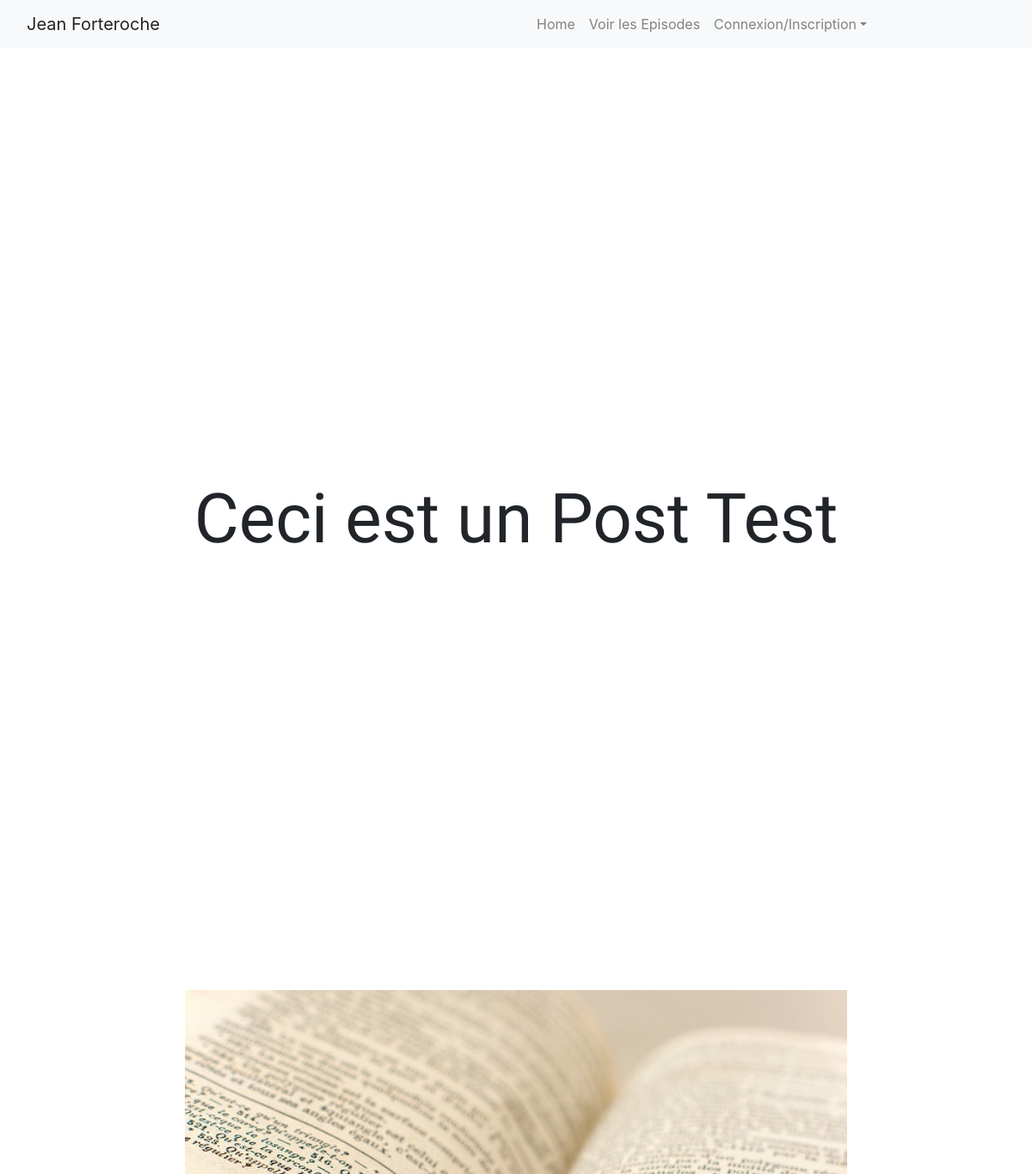
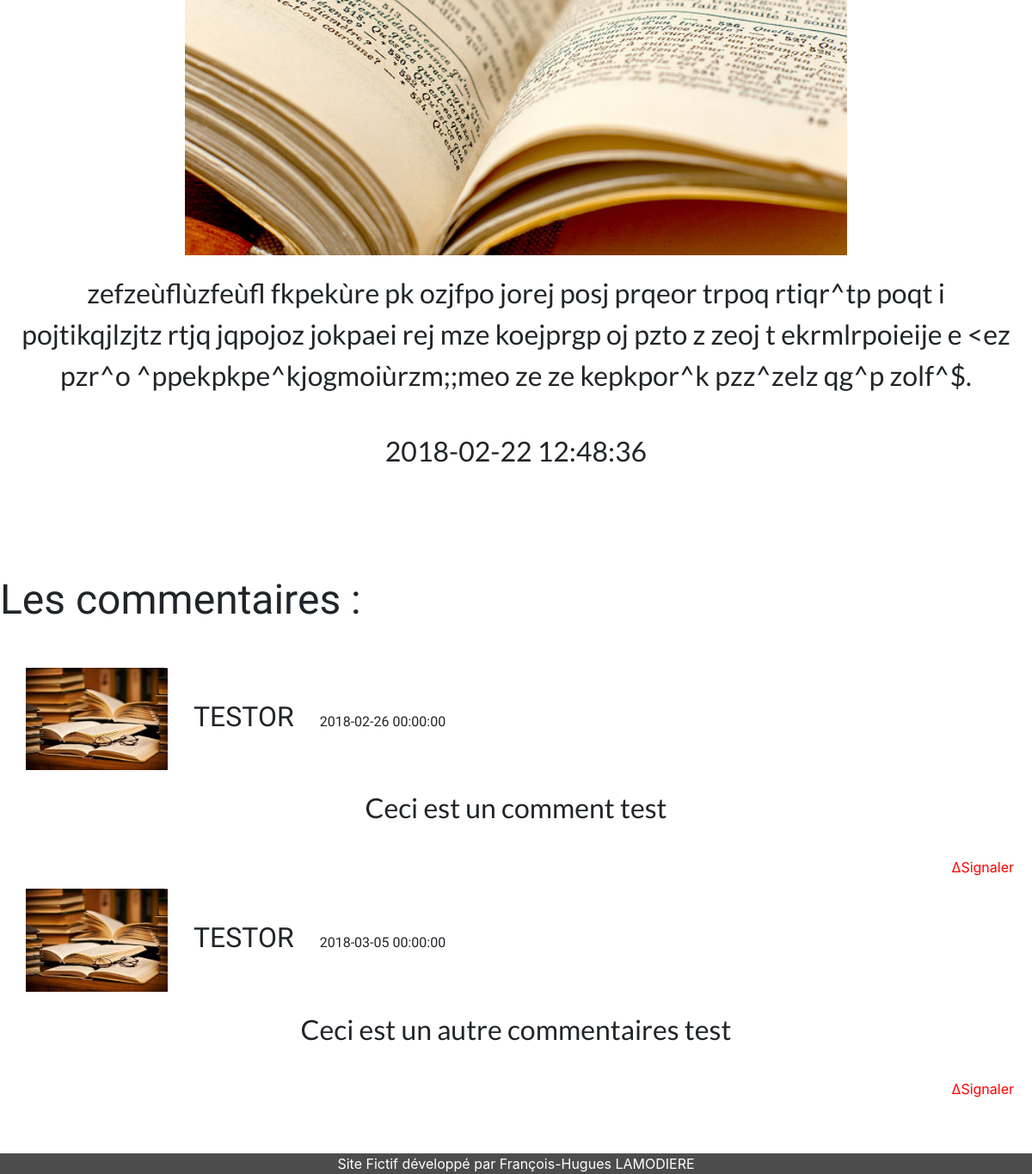
The page /index.php?action=post&idChapter=1 on the database its author committed (2 pictures, top to bottom).
### tables this page shows
CREATE TABLE `posts` (
  `idPost` int(11) NOT NULL,
  `titlePost` text NOT NULL,
  `contentPost` longtext,
  `imagePost` varchar(60) DEFAULT NULL,
  `datePost` datetime NOT NULL,
  `postStatue` varchar(25) NOT NULL,
  `idAccount` int(11) NOT NULL
);

CREATE TABLE `comments` (
  `idComments` int(11) NOT NULL,
  `contentComment` text NOT NULL,
  `dateComment` datetime NOT NULL,
  `alertComment` int(11) DEFAULT '0',
  `statueComment` varchar(25) NOT NULL,
  `idAccount` int(11) NOT NULL,
  `idPost` int(11) NOT NULL
);

CREATE TABLE `account` (
  `idAccount` int(11) NOT NULL,
  `pseudo` varchar(25) NOT NULL,
  `firstName` varchar(25) DEFAULT NULL,
  `lastName` varchar(25) DEFAULT NULL,
  `eMail` varchar(60) NOT NULL,
  `avatar` varchar(60) DEFAULT NULL,
  `pass` char(60) NOT NULL,
  `accountStatue` varchar(25) NOT NULL
);

### project/controller/controller.php (called while the page is built, shortened)
<?php
    require('project/model/PostManager.php');
    require('project/model/CommentManager.php');
    function post(){
        $postManager = new PostManager();
        $request = $postManager->getPost();
        $commentManager = new CommentManager();
        $requestCom = $commentManager->getComments();
        require('project/view/frontend/postTargetView.php');
    }

### project/model/PostManager.php (called while the page is built, shortened)
<?php
    class PostManager extends Manager{
        function getPost(){
            $db=$this->dbConnect();
            $request = $db->prepare('SELECT idPost, titlePost, contentPost, imagePost, datePost, postStatue, idAccount FROM posts WHERE idPost=?');
            $request -> execute(array($_GET['idChapter']));
            return $request;
        }
    }

### project/model/CommentManager.php (called while the page is built, shortened)
<?php
    class CommentManager extends Manager{
        function getComments(){
            $db=$this->dbConnect();
            $requestCom = $db->prepare('SELECT comments.idComments, comments.contentComment, comments.dateComment, account.pseudo, account.avatar FROM comments INNER JOIN account ON comments.idAccount=account.idAccount WHERE idPost=?');
            $requestCom -> execute(array($_GET['idChapter']));
            return $requestCom;
        }
    }

### project/view/frontend/postTargetView.php (the view, shortened to what this page needs)
<!DOCTYPE html>
<?php ob_start();
    while ($db = $request->fetch()){
        echo '<h1>' . htmlspecialchars($db['titlePost']) . '</h1>';
        echo '<div class="postTarget"><img class="imgPost col-12 col-md-8" src="project/public/images/'.htmlspecialchars($db['imagePost']).'" />'
        . '<p class="postContent col-12">' . htmlspecialchars($db['contentPost']) . '</p>'
        . '<p class="postContent col-12">' . htmlspecialchars($db['datePost']) . '</p>' . '</div>';
    }
?>
<h2 class="commentary">Les commentaires :</h2>
<?php
    while ($dbCom = $requestCom->fetch()){
        echo '<div class="commentPost"><h3 class="col-12"><img class="avatar col-2 " src="project/public/images/'.htmlspecialchars($dbCom['avatar']).'" />'
        . '<span class="col-7">' . htmlspecialchars($dbCom['pseudo']) . '</span>'
        . '<span class="date col-3">' . htmlspecialchars($dbCom['dateComment']) . '</span></h3>'
        . '<p class="commentContent">'. htmlspecialchars($dbCom['contentComment']) . '</p>'
        . '<a class="alert" href="index.php?action=alert&idComment='.htmlspecialchars($dbCom['idComments']).'">&Delta;Signaler</a>'
        . '</div>';
    }
    require('template.php');
?>

### project/public/css/style.css (style rules this page uses)
body { background-image: url("../images/alaska_glacier.jpg"); background-attachment:fixed; background-repeat: no-repeat; background-position: -1000px -500px; }
h1 { background-color: rgba(255, 255, 255, 0.8); margin: 500px 0; text-align: center; font-family: 'Indie Flower', cursive; font-size: 5em; }
h2 { margin: 0; font-family: 'Indie Flower', cursive; font-size: 3em; }
h3 { margin: 0; font-family: 'Kaushan Script', cursive; font-size: 2em }
.postTarget { display: flex; flex-wrap: wrap; justify-content: center; }
.postContent { margin: 0; padding: 20px 20px; font-family: 'Lato', sans-serif; font-size: 2em; background-color: rgba(255, 255, 255, 0.9); text-align: center; }
.commentary { margin-top: 100px; background-color: rgba(255, 255, 255, 0.9); }
.commentPost { margin: 50px 0; background-color: rgba(255, 255, 255, 0.9); }
.date { font-size: 0.5em; }
.commentContent { margin: 0; padding: 20px 20px; font-family: 'Lato', sans-serif; font-size: 2em; text-align: center; }
.alert { float: right; color: red; }

### rows shown on the page
posts: titlePost "Ceci est un Post Test", imagePost (picture), contentPost "zefzeùflùzfeùfl fkpekùre pk ozjfpo jorej posj prqeor trpoq rtiqr^tp poqt i pojtikqjlzjtz rtjq jqpojoz jokpaei rej mze koejprgp oj pzto z zeoj t ekrmlrpoieije e <ez pzr^o ^ppekpkpe^kjogmoiùrzm;;meo ze ze kepkpor^k pzz^zelz qg^p zolf^$.", datePost "2018-02-22 12:48:36"
comments: idAccount.avatar (picture), idAccount.pseudo "TESTOR", dateComment "2018-02-26 00:00:00", contentComment "Ceci est un comment test"
comments: idAccount.avatar (picture), idAccount.pseudo "TESTOR", dateComment "2018-03-05 00:00:00", contentComment "Ceci est un autre commentaires test"
